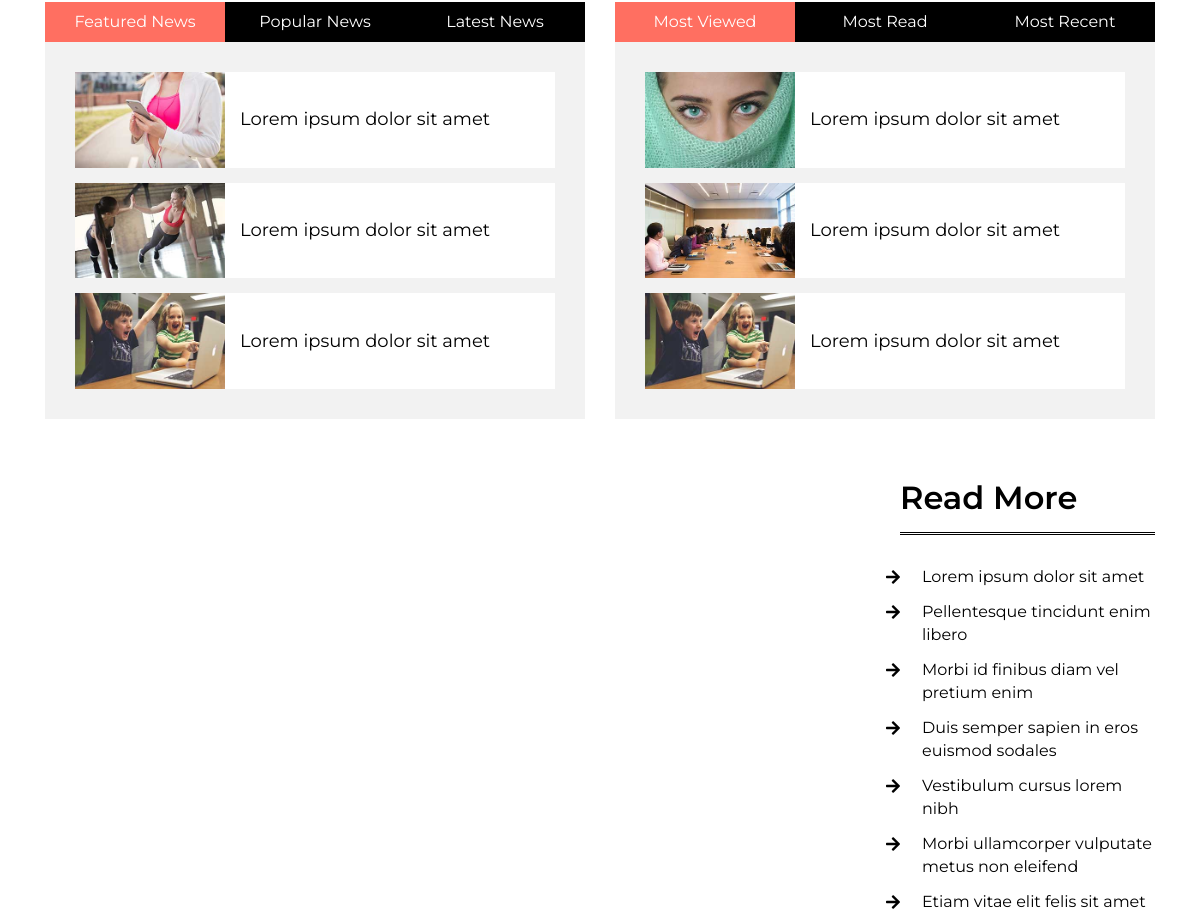
Page /news/home/ (middle part) on the earlier database version.
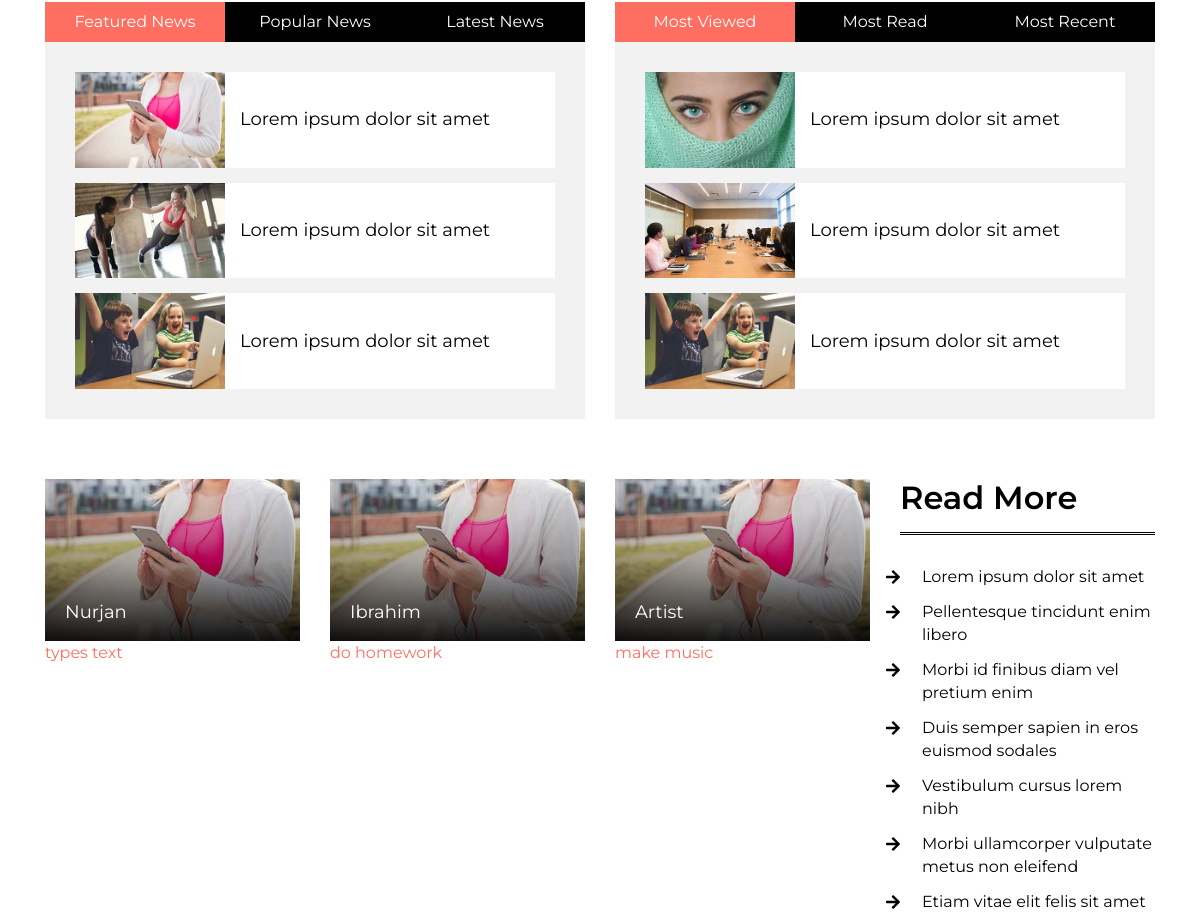
Same page on the later database version.
### news/models.py (models this page shows, shortened)
class News(models.Model):
    title = models.CharField(max_length=255)
    content = models.TextField(blank=True)
    photo = models.ImageField(upload_to="photos/%Y/%m/%d/")
    time_create = models.DateTimeField(auto_now_add=True)
    time_update = models.DateTimeField(auto_now=True)
    is_published = models.BooleanField(default=True)

### news/views.py (the view)
# urls.py: path('home/', index),
def home(request):
    context = {
        "title": 'Home',
        "posts": News.objects.all()
    }
    return render(request, 'news/index.html',context)

### news/templates/news/index.html (shortened to what this page needs)
{% extends "news/base.html" %}
{% load static %}
{% block index %}
<div class="tab-news">
    <div class="container">
        <div class="row">
            <div class="col-md-6">
                <ul class="nav nav-pills nav-justified">
                    <li class="nav-item">
                        <a class="nav-link active" data-toggle="pill" href="#featured">Featured News</a>
                    </li>
                    <li class="nav-item">
                        <a class="nav-link" data-toggle="pill" href="#popular">Popular News</a>
                    </li>
                    <li class="nav-item">
                        <a class="nav-link" data-toggle="pill" href="#latest">Latest News</a>
                    </li>
                </ul>
                <div class="tab-content">
                    <div id="featured" class="container tab-pane active">
                        <div class="tn-news">
                            <div class="tn-img">
                                <img src='{% static "news/img/news-350x223-1.jpg" %}' />
                            </div>
                            <div class="tn-title">
                                <a href="">Lorem ipsum dolor sit amet</a>
                            </div>
                        </div>
                        <div class="tn-news">
                            <div class="tn-img">
                                <img src='{% static "news/img/news-350x223-2.jpg" %}' />
                            </div>
                            <div class="tn-title">
                                <a href="">Lorem ipsum dolor sit amet</a>
                            </div>
                        </div>
                        <div class="tn-news">
                            <div class="tn-img">
                                <img src='{% static "news/img/news-350x223-3.jpg" %}' />
                            </div>
                            <div class="tn-title">
                                <a href="">Lorem ipsum dolor sit amet</a>
                            </div>
                        </div>
                    </div>
                </div>
            </div>
            <div class="col-md-6">
                <ul class="nav nav-pills nav-justified">
                    <li class="nav-item">
                        <a class="nav-link active" data-toggle="pill" href="#m-viewed">Most Viewed</a>
                    </li>
                    <li class="nav-item">
                        <a class="nav-link" data-toggle="pill" href="#m-read">Most Read</a>
                    </li>
                    <li class="nav-item">
                        <a class="nav-link" data-toggle="pill" href="#m-recent">Most Recent</a>
                    </li>
                </ul>
                <div class="tab-content">
                    <div id="m-viewed" class="container tab-pane active">
                        <div class="tn-news">
                            <div class="tn-img">
                                <img src='{% static "news/img/news-350x223-5.jpg" %}' />
                            </div>
                            <div class="tn-title">
                                <a href="">Lorem ipsum dolor sit amet</a>
                            </div>
                        </div>
                        <div class="tn-news">
                            <div class="tn-img">
                                <img src='{% static "news/img/news-350x223-4.jpg" %}' />
                            </div>
                            <div class="tn-title">
                                <a href="">Lorem ipsum dolor sit amet</a>
                            </div>
                        </div>
                        <div class="tn-news">
                            <div class="tn-img">
                                <img src='{% static "news/img/news-350x223-3.jpg" %}' />
                            </div>
                            <div class="tn-title">
                                <a href="">Lorem ipsum dolor sit amet</a>
                            </div>
                        </div>
                    </div>
                </div>
            </div>
        </div>
    </div>
</div>
<div class="main-news">
    <div class="container">
        <div class="row">
            <div class="col-lg-9">
                <div class="row">
                    {% for post in posts %}
                    <div class="col-md-4">
                        <div class="mn-img">
                            <img src="{% static 'news/' %}img/news-350x223-1.jpg" />
                            <div class="mn-title">
                                <a href='{% url "single-page" %}'>{{post.title}}</a>
                            </div>
                        </div>
                        <a href='{% url "single-page" %}'>{{post.content|truncatechars:25}}</a>
                    </div>
                    {% endfor %}
                </div>
            </div>
            <div class="col-lg-3">
                <div class="mn-list">
                    <h2>Read More</h2>
                    <ul>
                        <li><a href="">Lorem ipsum dolor sit amet</a></li>
                        <li><a href="">Pellentesque tincidunt enim libero</a></li>
                        <li><a href="">Morbi id finibus diam vel pretium enim</a></li>
                        <li><a href="">Duis semper sapien in eros euismod sodales</a></li>
                        <li><a href="">Vestibulum cursus lorem nibh</a></li>
                        <li><a href="">Morbi ullamcorper vulputate metus non eleifend</a></li>
                        <li><a href="">Etiam vitae elit felis sit amet</a></li>
                    </ul>
                </div>
            </div>
        </div>
    </div>
</div>
{% endblock%}

### news/templates/news/base.html (shortened to what this page needs)
{% load static %}
<!DOCTYPE html>
<html lang="en">
    <head>
        <link href="https://stackpath.bootstrapcdn.com/bootstrap/4.4.1/css/bootstrap.min.css" rel="stylesheet">
        <link href="https://cdnjs.cloudflare.com/ajax/libs/font-awesome/5.10.0/css/all.min.css" rel="stylesheet">
        <link href="{% static 'news/lib/slick/slick.css' %}" rel="stylesheet">
        <link href="{% static 'news/lib/slick/slick-theme.css' %}" rel="stylesheet">
        <link href="{% static 'news/css/style.css' %}" rel="stylesheet">
    </head>
    <body>
        {% block index %} {% endblock %}
    </body>
</html>

### news/static/news/css/style.css (style rules this page uses)
body { color: #000000; font-family: 'Montserrat', sans-serif; font-weight: 400; background: #ffffff; }
a { color: #FF6F61; transition: 0.5s; }
h1, h2, h3, h4, h5, h6 { margin: 0 0 15px 0; padding: 0; color: #000000; font-weight: 600; }
.tab-news { position: relative; }
.tab-news .col-md-6 { margin-bottom: 60px; }
.tab-news .nav.nav-pills .nav-link { color: #ffffff; background: #000000; border-radius: 0; }
.tab-news .nav.nav-pills .nav-link:hover, .tab-news .nav.nav-pills .nav-link.active { color: #ffffff; background: #FF6F61; }
.tab-news .tab-content { padding: 30px 15px 15px 15px; background: rgba(0, 0, 0, .05); }
.tab-news .tn-news { display: flex; align-items: center; margin-bottom: 15px; background: #ffffff; }
.tab-news .tn-img { width: 150px; }
.tab-news .tn-img img { width: 150px; }
.tab-news .tn-title { padding: 10px 15px; }
.tab-news .tn-title a { color: #000000; font-size: 18px; font-weight: 400; transition: all .3s; }
.main-news { position: relative; width: 100%; margin-bottom: 30px; }
.main-news .col-md-4 { margin-bottom: 30px; }
.main-news .mn-img { position: relative; overflow: hidden; }
.main-news .mn-img img { width: 100%; }
.main-news .mn-title { position: absolute; top: 0; right: 0; bottom: 0; left: 0; padding: 15px 10px 15px 20px; background-image: linear-gradient(rgba(0, 0, 0, .0), rgba(0, 0, 0, .3), rgba(0, 0, 0, .9)); display: flex; align-items: flex-end; }
.main-news .mn-title a { display: block; width: 100%; color: #ffffff; font-size: 18px; font-weight: 400; transition: .3s; }
.main-news .mn-list { margin-bottom: 30px; }
.main-news .mn-list h2 { color: #000000; margin-bottom: 30px; padding-bottom: 15px; border-bottom: 3px double #000000; }
.main-news .mn-list ul { margin: 0; padding: 0; list-style: none; }
.main-news .mn-list ul li { margin: 0 0 12px 22px; }
.main-news .mn-list ul li a { color: #000000; display: block; line-height: 23px; }
.main-news .mn-list ul li::before { position: absolute; content: '\f061'; font-family: 'Font Awesome 5 Free'; font-weight: 900; color: #000000; left: 1px; }

Differences in the rows shown:
added News: title "Nurjan", content "types text"
added News: title "Ibrahim", content "do homework"
added News: title "Artist", content "make music"
